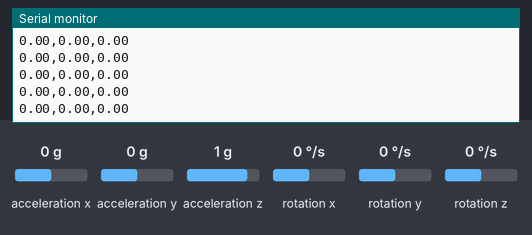
This sketch was run on a simulated Arduino Uno, built with avr-gcc and run on an emulated ATmega328P. Shown: the last lines printed to the serial monitor. Wiring (inferred from the names in the program): MPU-6050 motion sensor at I2C address 0x68. The test bench sets the inputs (shaded band); at power-on: acceleration x 0 g, rotation x 0 °/s, acceleration y 0 g, acceleration z 1 g, rotation y 0 °/s, rotation z 0 °/s.

Above: at 1.2 s.
1.3 s: acceleration x set to -1.4 g
At 2.0 s:
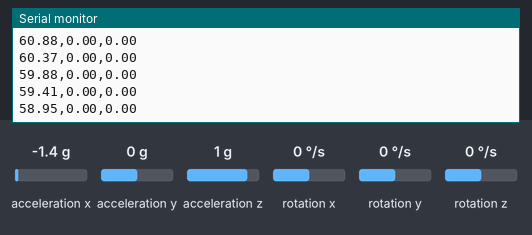
2.8 s: rotation x set to -192 °/s
At 3.8 s:
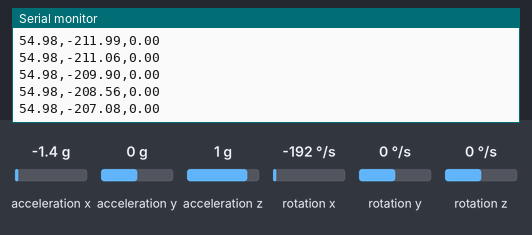
5.8 s: acceleration y set to -1.4 g
At 6.4 s:
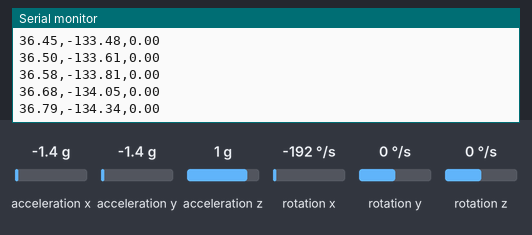
8.8 s: acceleration z set to -1.4 g
At 9.4 s:
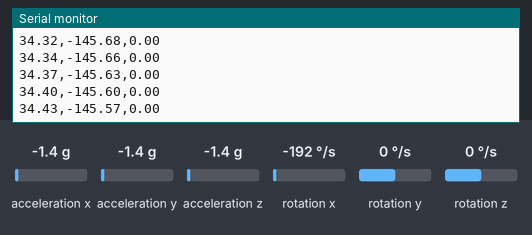
10.3 s: rotation y set to -192 °/s
At 10.8 s:
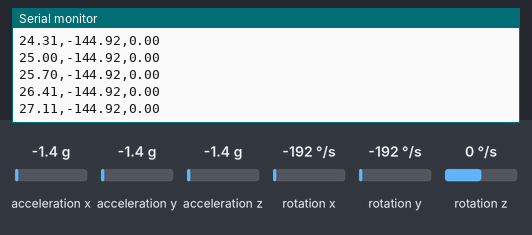
Timing chart, 0 to 12.8 s (numbered marks = the images above; inputs shaded):
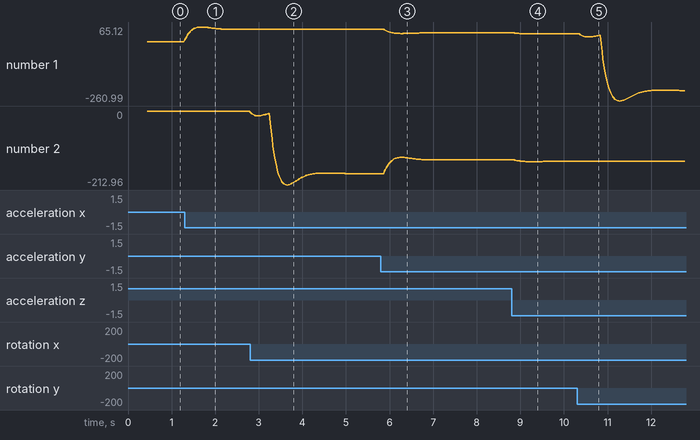

Measured:
- after the input at 1.3 s, the serial monitor: prints a new line at once (image 1)
- after the input at 2.8 s, the serial monitor: prints a new line at once (image 2)
- after the input at 10.3 s, the serial monitor: prints a new line after 0.07 s (image 5)
- plotted number 1: 0 → 54.84 after the input at 1.3 s, 35.1 → -214.95 after the input at 10.3 s
- plotted number 2: 0 → -180.01 after the input at 2.8 s

The sketch:

FILE_CODE_ARDUINO_NHOM_4.ino
```cpp
#include <Wire.h>
#include <math.h>

#define MPU6050_ADDR 0x68 // Địa chỉ I2C mặc định của MPU6050
#define GYRO_XOUT_H 0x43  // Thanh ghi bắt đầu của dữ liệu gyroscope
#define ACCEL_XOUT_H 0x3B  // Thanh ghi bắt đầu của dữ liệu Accelometer
typedef struct {
  float GX;
  float GY;
  float GZ;
}Gyro_type;

typedef struct {
    float AX; // Gia tốc theo trục X
    float AY; // Gia tốc theo trục Y
    float AZ; // Gia tốc theo trục Z
} Accel_type;

typedef struct {
    float roll;
    float pitch;
} Angles_type;

Gyro_type Gyro;
Accel_type Accel;
Angles_type Angles;
bool Flag = 0;
float AgX,AgX_1;
float AgY,AgY_1;
float AgZ,AgZ_1;
float Ag_Y,Ag_X,Ag_Z;
// Phục vụ tính offset.
int k;
//
float Gx[20];
float Gy[20];
float Gz[20];
float Offset_gx, Offset_gy, Offset_gz;
float Ogx, Ogy, Ogz;
//
float Ax[20];
float Ay[20];
float Az[20];
float Offset_ax, Offset_ay, Offset_az;
float Oax, Oay, Oaz;
//
float Ts = 0.02;

/// Khai bao tham so cua bo loc Kalman.
float r = 1.2;
float q1 = 0.002; // Phương sai nhiễu đo lường và nhiễu hệ thống.
float q2 = 0.5; // Phương sai nhiễu đo lường và nhiễu hệ thống.
typedef struct {
  float h11;
  float h21;
}Matx21;

typedef struct {
  float h11;
  float h12;
  float h21;
  float h22;
}Matx22;


Matx21 Xk_k,Yk_k,Zk_k; // Vector trạng thái ước lượng.
Matx22 PXk_k,PYk_k,PZk_k; // Ma trận uớc lượng  phương sai.
// Hàm khởi tạo MPU6050

void MPU6050_BEGIN() {
  Wire.beginTransmission(MPU6050_ADDR);
  Wire.write(0x6B); // Thanh ghi PWR_MGMT_1
  Wire.write(0);    // Đặt chế độ ngủ về 0 (đánh thức cảm biến)
  Wire.endTransmission(true);
}

// Hàm đọc 16-bit từ một thanh ghi bắt đầu
int16_t READ_REG(uint8_t reg) {
  Wire.beginTransmission(MPU6050_ADDR);
  Wire.write(reg);
  Wire.endTransmission(false);
  Wire.requestFrom(MPU6050_ADDR, 2, true); // Đọc 2 byte dữ liệu
  int16_t value = (Wire.read() << 8) | Wire.read(); // Gộp 2 byte lại thành giá trị 16-bit
  return value;
}

void setup() {
  // Cau hinh giao thuc.
  Serial.begin(9600); // Khởi tạo Serial để xuất dữ liệu
  Wire.begin();       // Khởi tạo giao tiếp I2C
  Wire.setClock(400000); // Đặt tốc độ I2C lên 400kHz
  MPU6050_BEGIN();     // Khởi tạo MPU6050
  // Tao ngat.
    cli();              // Tắt ngắt toàn cục
    TCCR1A = 0;
    TCCR1B = 0;
    TCCR1B |= (1 << CS11) | (1 << CS10);  // Prescaler = 64
    TCNT1 = 60536; // Giá trị khởi tạo cho ngắt 1ms
    TIMSK1 |= (1 << TOIE1);  // Kích hoạt ngắt tràn Timer1
    sei();              // Bật ngắt toàn cục
    PXk_k.h11 = 1;
    PXk_k.h22 = 1;
    PYk_k.h11 = 1;
    PYk_k.h22 = 1;
    PZk_k.h11 = 1;
    PZk_k.h22 = 1;

}

void loop() {
  if(Flag == 1){
      Flag = 0;
      Gyro = Read_Gyro();
      Accel = Read_Accel();
      if( k < 20){
          Gx[k] = Gyro.GX;
          Gy[k] = Gyro.GY;
          Gz[k] = Gyro.GZ;
          //
          Ax[k] = Accel.AX;
          Ay[k] = Accel.AY;
          Az[k] = Accel.AZ;
          k++;
      }
      else if(k == 20){
        for(int i = 0; i<20;i++){
          Ogx = Ogx + Gx[i];
          Ogy = Ogy + Gy[i];
          Ogz = Ogz + Gz[i];
          Oax = Oax + Ax[i];
          Oay = Oay + Ay[i];
          Oaz = Oaz + Az[i];
        }
        Offset_gx = -Ogx/20.0;
        Offset_gy = -Ogy/20.0;
        Offset_gz = -Ogz/20.0;
        Offset_ax = -Oax/20.0;
        Offset_ay = -Oay/20.0;
        Offset_az =  0.981 - Oaz/20;
        k = 21;
      }
      else{
      Cal_Angle(Gyro);
      Angles = Cal_Roll_Pitch(Accel);
      Ag_X = Kalman_filter(Xk_k ,PXk_k ,Gyro.GX , Angles.roll,q1,q2,r);
      Ag_Y = Kalman_filter(Yk_k ,PYk_k ,Gyro.GY , Angles.pitch,q1,q2,r);
      Ag_Z = Kalman_Yaw_filter(Zk_k , PZk_k ,Gyro.GZ,q1,q2,r);

      Serial.print(Ag_Y);
      Serial.print(","); // Dấu phân cách giữa các giá trị
      Serial.print(Ag_X);
      Serial.print(","); // Dấu phân cách giữa các giá trị
      Serial.println(Ag_Z); // Dấu newline để kết thúc một chuỗi
   }
  }
}

Gyro_type Read_Gyro(){
  Gyro_type Out;
  int16_t GX_Raw,GY_Raw,GZ_Raw;
  GX_Raw = READ_REG(GYRO_XOUT_H);
  GY_Raw = READ_REG(GYRO_XOUT_H +2);
  GZ_Raw = READ_REG(GYRO_XOUT_H +4);
  Out.GX = GX_Raw/131.0 ;
  Out.GY = GY_Raw/131.0 ;
  Out.GZ = GZ_Raw/131.0 ;
  return Out;
}

Accel_type Read_Accel(){
  Accel_type Out;
  int16_t AX_Raw, AY_Raw, AZ_Raw;
  // Đọc giá trị thô từ các thanh ghi
  AX_Raw = READ_REG(ACCEL_XOUT_H);       // Thanh ghi trục X
  AY_Raw = READ_REG(ACCEL_XOUT_H + 2);   // Thanh ghi trục Y
  AZ_Raw = READ_REG(ACCEL_XOUT_H + 4);   // Thanh ghi trục Z

  Out.AX = (float)AX_Raw / 16384.0 + Offset_ax ; // Tính gia tốc trục X
  Out.AY = (float)AY_Raw / 16384.0 + Offset_ay; // Tính gia tốc trục Y
  Out.AZ = (float)AZ_Raw / 16384.0 + Offset_az; // Tính gia tốc trục Z

  return Out;
}

Angles_type Cal_Roll_Pitch (Accel_type Accel) {
    Angles_type Angles;
    // Tính Roll và Pitch
    // Tính Roll (xung quanh trục X)
    Angles.roll = atan2(Accel.AY, sqrt(Accel.AX * Accel.AX + Accel.AZ * Accel.AZ)) * 180.0 / M_PI;

    // Tính Pitch (xung quanh trục Y)
    Angles.pitch = atan2(-Accel.AX, sqrt(Accel.AY * Accel.AY + Accel.AZ * Accel.AZ)) * 180.0 / M_PI;

    if (AgY > 90) {
        Angles.pitch = 180 - Angles.pitch;
    }
    else if (AgY < -90) {
        Angles.pitch = -180 - Angles.pitch;
    }
    if (AgX > 90) {
        Angles.roll = 180 - Angles.roll;
    }
    else if (AgX < -90) {
        Angles.roll = -180 - Angles.roll;
    }
    return Angles;
}

void Cal_Angle(Gyro_type GYRO){ // Cong thuc so khai.
     AgX = AgX_1 + (Offset_gx + GYRO.GX)*Ts;
     AgY = AgY_1 + (Offset_gy + GYRO.GY)*Ts;
     AgZ = AgZ_1 + (Offset_gz + GYRO.GZ)*Ts;
     AgX_1 = AgX;
     AgY_1 = AgY;
     AgZ_1 = AgZ;
}

float Kalman_filter( Matx21& xk_k , Matx22& Pk_k , float wk , float Angle , float q1 , float q2 , float r) {
     Matx21 xk_k1;  // Vector trạng thái dự báo.
     Matx21 Kk;   // Ma trận độ lợi.
     Matx22 Pk_k1;  // Ma trận dự báo phương sai.
     // Dự báo vector trạng thái.
     xk_k1.h11 = xk_k.h11 + Ts*( wk - xk_k.h21) ;
     xk_k1.h21 = xk_k.h21;
     // Dự báo ma trận phương sai.
     Pk_k1.h11 = Pk_k.h11 - Ts*(Pk_k.h12 + Pk_k.h21) + Ts*Ts*Pk_k.h22 + q1;
     Pk_k1.h12 = Pk_k.h12 - Ts*Pk_k.h22;
     Pk_k1.h21 = Pk_k.h21 - Ts*Pk_k.h22;
     Pk_k1.h22 = Pk_k.h22 + q2;
    // Tính ma trận độ lợi.
    Kk.h11 = Pk_k1.h11/(Pk_k1.h11 + r);
    Kk.h21 = Pk_k1.h21/(Pk_k1.h11 + r);
    // Ước lượng vector trạng thái.
    xk_k.h11 = xk_k1.h11 + ( Angle - xk_k1.h11)*Kk.h11;
    xk_k.h21 = xk_k1.h21 + ( Angle - xk_k1.h11)*Kk.h21;
    // Ước lượng ma trận phương sai.
    Pk_k.h11 = Pk_k1.h11 - Kk.h11*Pk_k1.h11;
    Pk_k.h12 = Pk_k1.h12 - Kk.h11*Pk_k1.h12;
    Pk_k.h21 = Pk_k1.h21 - Kk.h21*Pk_k1.h11;
    Pk_k.h22 = Pk_k1.h22 - Kk.h21*Pk_k1.h12;
    return xk_k.h11;
}
//
float Kalman_Yaw_filter( Matx21& xk_k , Matx22& Pk_k , float wk , float q1 , float q2 , float r) {
     Matx21 xk_k1;  // Vector trạng thái dự báo.
     Matx21 Kk;   // Ma trận độ lợi.
     Matx22 Pk_k1;  // Ma trận dự báo phương sai.
     // Dự báo vector trạng thái.
     xk_k1.h11 = xk_k.h11 + Ts*xk_k.h21;
     xk_k1.h21 = xk_k.h21;
     // Dự báo ma trận phương sai.
     Pk_k1.h11 = Pk_k.h11 + Ts*(Pk_k.h12 + Pk_k.h21) + Ts*Ts*Pk_k.h22 + q1;
     Pk_k1.h12 = Pk_k.h12 + Ts*Pk_k.h22;
     Pk_k1.h21 = Pk_k.h21 + Ts*Pk_k.h22;
     Pk_k1.h22 = Pk_k.h22 + q2;
    // Tính ma trận độ lợi.
    Kk.h11 = Pk_k1.h12/(Pk_k1.h22 + r);
    Kk.h21 = Pk_k1.h22/(Pk_k1.h22 + r);
    // Ước lượng vector trạng thái.
    xk_k.h11 = xk_k1.h11 + ( wk - xk_k1.h21)*Kk.h11;
    xk_k.h21 = xk_k1.h21 + ( wk - xk_k1.h21)*Kk.h21;
    // Ước lượng ma trận phương sai.
    Pk_k.h11 = Pk_k1.h11 - Kk.h11*Pk_k1.h11;
    Pk_k.h12 = Pk_k1.h12 - Kk.h11*Pk_k1.h12;
    Pk_k.h21 = Pk_k1.h21 - Kk.h21*Pk_k1.h11;
    Pk_k.h22 = Pk_k1.h22 - Kk.h21*Pk_k1.h12;
    return xk_k.h11;
}
//
ISR (TIMER1_OVF_vect)
{
  TCNT1 = 60536; // Tải lại giá trị cho 1ms
  if( Flag == 0){
  Flag = 1;
  }
}
```
